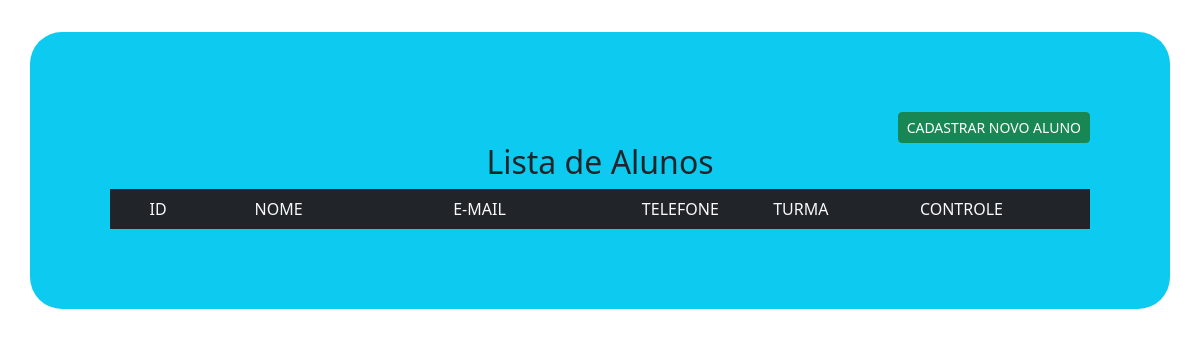
Before: /listarAluno.php with the older database file.
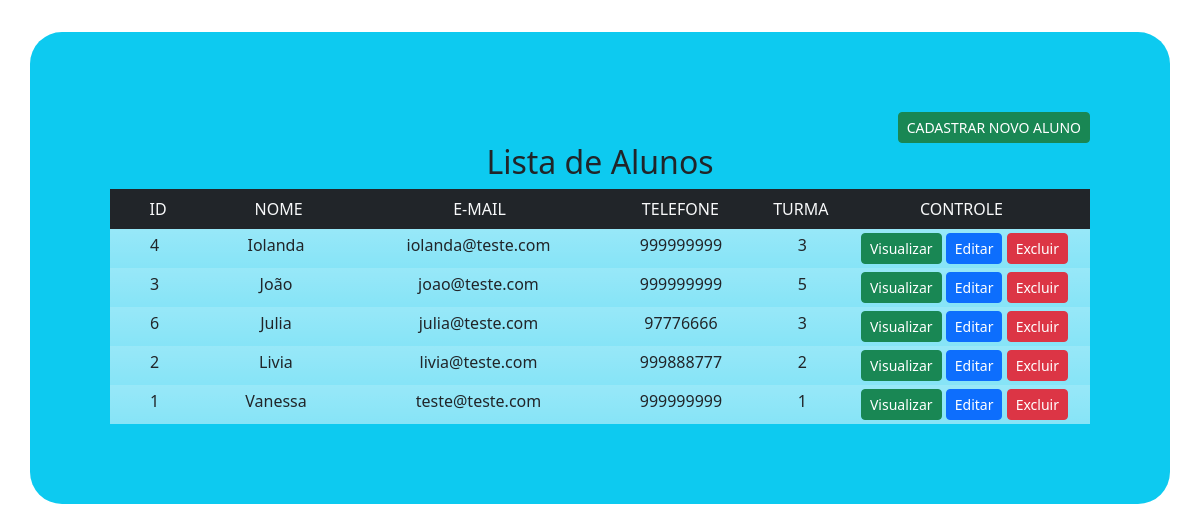
After: the same page with the newer database file.
### tables this page shows
CREATE TABLE `alunos` (
  `id` int(11) NOT NULL,
  `nome` varchar(60) NOT NULL,
  `email` varchar(100) NOT NULL,
  `endereco` varchar(100) NOT NULL,
  `telefone` varchar(14) NOT NULL,
  `turma` int(11) NOT NULL
);

### listarAluno.php (the view, shortened to what this page needs)
<?php
include "conexao.php";
$sql = "select * from alunos order by nome";
$seleciona = mysqli_query($conexao, $sql);
?>
<!doctype html>
<html lang="pt-br">
<head>
    <link href="https://cdn.jsdelivr.net/npm/bootstrap@5.2.0/dist/css/bootstrap.min.css" rel="stylesheet">
    <link href="css/style.css" rel="stylesheet">
</head>
<body>
    <div class="container bg-info pag">
        <div class="text-end">
            <a href="formularioAluno.php">
                <button type="button" class="btn btn-success btn-sm">CADASTRAR NOVO ALUNO </button>
            </a>
        </div>
        <h2>Lista de Alunos</h2>
        <div class="container text-center">
            <div class="row bg-dark text-light p-2">
                <div class="col-1">
                    ID
                </div>
                <div class="col-2">
                    NOME
                </div>
                <div class="col-3">
                    E-MAIL
                </div>
                <div class="col-2">
                    TELEFONE
                </div>
                <div class="col-1">
                    TURMA
                </div>
                <div class="col-3">
                    CONTROLE
                </div>
            </div>
            <?php
            while ($exibe = mysqli_fetch_array($seleciona)) {
                $idAluno = $exibe['id'];
            ?>
                <div class="row p-1 bg-white bg-gradient bg-opacity-50">
                    <div class="col-1">
                        <?php echo $exibe['id']; ?>
                    </div>
                    <div class="col-2">
                        <?php echo $exibe['nome']; ?>
                    </div>
                    <div class="col-3">
                        <?php echo $exibe['email']; ?>
                    </div>
                    <div class="col-2">
                        <?php echo $exibe['telefone']; ?>
                    </div>
                    <div class="col-1">
                        <?php echo $exibe['turma']; ?>
                    </div>
                    <div class="col-3">
                        <a href="visualizarAluno.php?idAluno=<?php echo $idAluno; ?>"><button type="button" class="btn btn-success btn-sm">Visualizar</button></a>
                        <a href="editarAluno.php?idAluno=<?php echo $idAluno; ?>"><button type="button" class="btn btn-primary btn-sm">Editar</button></a>
                        <a href="excluirAluno.php?idAluno=<?php echo $idAluno; ?>" onclick="return confirm('Confirma a Exclusão do Aluno?')">
                            <button type="button" class="btn btn-danger btn-sm">Excluir</button>
                        </a>
                    </div>
                </div>
            <?php
            }
            ?>
        </div>
    </div>
</body>
</html>

Changed rows visible on the page:
added alunos: id "4", nome "Iolanda", email "iolanda@teste.com", telefone "999999999", turma "3"
added alunos: id "3", nome "João", email "joao@teste.com", telefone "999999999", turma "5"
added alunos: id "6", nome "Julia", email "julia@teste.com", telefone "97776666", turma "3"
added alunos: id "2", nome "Livia", email "livia@teste.com", telefone "999888777", turma "2"
added alunos: id "1", nome "Vanessa", email "teste@teste.com", telefone "999999999", turma "1"
